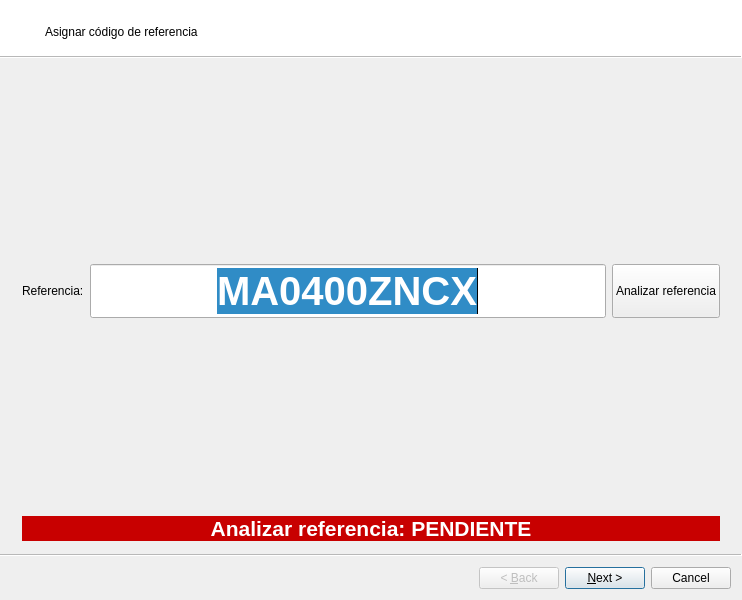
<?xml version="1.0" encoding="UTF-8"?>
<ui version="4.0">
 <class>RegistrarNuevaReferencia</class>
 <widget class="QWizard" name="RegistrarNuevaReferencia">
  <property name="windowModality">
   <enum>Qt::ApplicationModal</enum>
  </property>
  <property name="geometry">
   <rect>
    <x>0</x>
    <y>0</y>
    <width>742</width>
    <height>600</height>
   </rect>
  </property>
  <property name="minimumSize">
   <size>
    <width>500</width>
    <height>600</height>
   </size>
  </property>
  <property name="windowTitle">
   <string>Registrar nuevo modelo de referencia</string>
  </property>
  <property name="wizardStyle">
   <enum>QWizard::ModernStyle</enum>
  </property>
  <widget class="QWizardPage" name="detectarReferencia">
   <property name="subTitle">
    <string>Asignar código de referencia</string>
   </property>
   <layout class="QGridLayout" name="gridLayout_7">
    <item row="3" column="0">
     <spacer name="verticalSpacer">
      <property name="orientation">
       <enum>Qt::Vertical</enum>
      </property>
      <property name="sizeHint" stdset="0">
       <size>
        <width>20</width>
        <height>40</height>
       </size>
      </property>
     </spacer>
    </item>
    <item row="0" column="0">
     <spacer name="verticalSpacer_2">
      <property name="orientation">
       <enum>Qt::Vertical</enum>
      </property>
      <property name="sizeHint" stdset="0">
       <size>
        <width>20</width>
        <height>40</height>
       </size>
      </property>
     </spacer>
    </item>
    <item row="1" column="0">
     <layout class="QGridLayout" name="gridLayout_5">
      <item row="0" column="1">
       <widget class="QLineEdit" name="lineEdit_referenceCode">
        <property name="font">
         <font>
          <pointsize>30</pointsize>
          <weight>75</weight>
          <bold>true</bold>
         </font>
        </property>
        <property name="text">
         <string>MA0400ZNCX</string>
        </property>
        <property name="alignment">
         <set>Qt::AlignCenter</set>
        </property>
       </widget>
      </item>
      <item row="0" column="0">
       <widget class="QLabel" name="label_3">
        <property name="text">
         <string>Referencia:</string>
        </property>
       </widget>
      </item>
      <item row="0" column="2">
       <widget class="QPushButton" name="pushButton_analizarReferencia">
        <property name="sizePolicy">
         <sizepolicy hsizetype="Minimum" vsizetype="Minimum">
          <horstretch>0</horstretch>
          <verstretch>0</verstretch>
         </sizepolicy>
        </property>
        <property name="text">
         <string>Analizar referencia</string>
        </property>
       </widget>
      </item>
     </layout>
    </item>
    <item row="4" column="0">
     <widget class="QLabel" name="label_flag_AnalizarReferencia">
      <property name="font">
       <font>
        <pointsize>16</pointsize>
        <weight>75</weight>
        <bold>true</bold>
       </font>
      </property>
      <property name="styleSheet">
       <string notr="true">background-color: rgb(200, 0, 0);
color: rgb(255, 255, 255);</string>
      </property>
      <property name="text">
       <string>Analizar referencia: PENDIENTE</string>
      </property>
      <property name="alignment">
       <set>Qt::AlignCenter</set>
      </property>
     </widget>
    </item>
   </layout>
  </widget>
  <widget class="QWizardPage" name="capturarImagenes">
   <property name="subTitle">
    <string>Capturar imágenes</string>
   </property>
   <layout class="QGridLayout" name="gridLayout_3">
    <item row="0" column="0">
     <layout class="QGridLayout" name="gridLayout">
      <item row="1" column="1">
       <widget class="QLabel" name="img_puertaSuperior">
        <property name="sizePolicy">
         <sizepolicy hsizetype="Ignored" vsizetype="Ignored">
          <horstretch>0</horstretch>
          <verstretch>0</verstretch>
         </sizepolicy>
        </property>
        <property name="minimumSize">
         <size>
          <width>200</width>
          <height>200</height>
         </size>
        </property>
        <property name="text">
         <string>PuertaSup</string>
        </property>
        <property name="scaledContents">
         <bool>true</bool>
        </property>
        <property name="alignment">
         <set>Qt::AlignCenter</set>
        </property>
       </widget>
      </item>
      <item row="3" column="0">
       <widget class="QLabel" name="img_frontalInferior">
        <property name="sizePolicy">
         <sizepolicy hsizetype="Ignored" vsizetype="Ignored">
          <horstretch>0</horstretch>
          <verstretch>0</verstretch>
         </sizepolicy>
        </property>
        <property name="minimumSize">
         <size>
          <width>200</width>
          <height>200</height>
         </size>
        </property>
        <property name="text">
         <string>FrontalInf</string>
        </property>
        <property name="scaledContents">
         <bool>true</bool>
        </property>
        <property name="alignment">
         <set>Qt::AlignCenter</set>
        </property>
       </widget>
      </item>
      <item row="1" column="0">
       <widget class="QLabel" name="img_frontalSuperior">
        <property name="sizePolicy">
         <sizepolicy hsizetype="Ignored" vsizetype="Ignored">
          <horstretch>0</horstretch>
          <verstretch>0</verstretch>
         </sizepolicy>
        </property>
        <property name="minimumSize">
         <size>
          <width>200</width>
          <height>200</height>
         </size>
        </property>
        <property name="text">
         <string>FrontalSup</string>
        </property>
        <property name="scaledContents">
         <bool>true</bool>
        </property>
        <property name="alignment">
         <set>Qt::AlignCenter</set>
        </property>
       </widget>
      </item>
      <item row="3" column="1">
       <widget class="QLabel" name="img_puertaInferior">
        <property name="sizePolicy">
         <sizepolicy hsizetype="Ignored" vsizetype="Ignored">
          <horstretch>0</horstretch>
          <verstretch>0</verstretch>
         </sizepolicy>
        </property>
        <property name="minimumSize">
         <size>
          <width>200</width>
          <height>200</height>
         </size>
        </property>
        <property name="text">
         <string>FrontalInf</string>
        </property>
        <property name="scaledContents">
         <bool>true</bool>
        </property>
        <property name="alignment">
         <set>Qt::AlignCenter</set>
        </property>
       </widget>
      </item>
      <item row="0" column="0">
       <widget class="QLabel" name="label">
        <property name="sizePolicy">
         <sizepolicy hsizetype="Preferred" vsizetype="Fixed">
          <horstretch>0</horstretch>
          <verstretch>0</verstretch>
         </sizepolicy>
        </property>
        <property name="font">
         <font>
          <weight>75</weight>
          <italic>true</italic>
          <bold>true</bold>
         </font>
        </property>
        <property name="text">
         <string>Frontal Superior</string>
        </property>
        <property name="alignment">
         <set>Qt::AlignCenter</set>
        </property>
       </widget>
      </item>
      <item row="2" column="0">
       <widget class="QLabel" name="label_2">
        <property name="sizePolicy">
         <sizepolicy hsizetype="Preferred" vsizetype="Fixed">
          <horstretch>0</horstretch>
          <verstretch>0</verstretch>
         </sizepolicy>
        </property>
        <property name="font">
         <font>
          <weight>75</weight>
          <italic>true</italic>
          <bold>true</bold>
         </font>
        </property>
        <property name="text">
         <string>Frontal Inferior</string>
        </property>
        <property name="alignment">
         <set>Qt::AlignCenter</set>
        </property>
       </widget>
      </item>
      <item row="0" column="1">
       <widget class="QLabel" name="label_4">
        <property name="sizePolicy">
         <sizepolicy hsizetype="Preferred" vsizetype="Fixed">
          <horstretch>0</horstretch>
          <verstretch>0</verstretch>
         </sizepolicy>
        </property>
        <property name="font">
         <font>
          <weight>75</weight>
          <italic>true</italic>
          <bold>true</bold>
         </font>
        </property>
        <property name="text">
         <string>Puerta Superior</string>
        </property>
        <property name="alignment">
         <set>Qt::AlignCenter</set>
        </property>
       </widget>
      </item>
      <item row="2" column="1">
       <widget class="QLabel" name="label_5">
        <property name="sizePolicy">
         <sizepolicy hsizetype="Preferred" vsizetype="Fixed">
          <horstretch>0</horstretch>
          <verstretch>0</verstretch>
         </sizepolicy>
        </property>
        <property name="font">
         <font>
          <weight>75</weight>
          <italic>true</italic>
          <bold>true</bold>
         </font>
        </property>
        <property name="text">
         <string>Puerta Inferior</string>
        </property>
        <property name="alignment">
         <set>Qt::AlignCenter</set>
        </property>
       </widget>
      </item>
     </layout>
    </item>
    <item row="1" column="0">
     <widget class="QPushButton" name="pushButton_capturarImagenes">
      <property name="text">
       <string>Capturar imágenes</string>
      </property>
     </widget>
    </item>
    <item row="2" column="0">
     <widget class="QLabel" name="label_flag_CapturaImagenes">
      <property name="font">
       <font>
        <pointsize>16</pointsize>
        <weight>75</weight>
        <bold>true</bold>
       </font>
      </property>
      <property name="styleSheet">
       <string notr="true">background-color: rgb(200, 0, 0);
color: rgb(255, 255, 255);</string>
      </property>
      <property name="text">
       <string>Captura de imágenes: PENDIENTE</string>
      </property>
      <property name="alignment">
       <set>Qt::AlignCenter</set>
      </property>
     </widget>
    </item>
   </layout>
  </widget>
  <widget class="QWizardPage" name="analizarImagenes">
   <property name="subTitle">
    <string>Seleccionar Regiones de Interés (ROI)</string>
   </property>
   <layout class="QGridLayout" name="gridLayout_2">
    <item row="2" column="0">
     <layout class="QGridLayout" name="gridLayout_10">
      <item row="0" column="0">
       <widget class="QTableView" name="tableView_resumenROI">
        <property name="sizePolicy">
         <sizepolicy hsizetype="Preferred" vsizetype="Minimum">
          <horstretch>0</horstretch>
          <verstretch>0</verstretch>
         </sizepolicy>
        </property>
        <property name="maximumSize">
         <size>
          <width>500</width>
          <height>16777215</height>
         </size>
        </property>
        <property name="selectionMode">
         <enum>QAbstractItemView::SingleSelection</enum>
        </property>
        <property name="selectionBehavior">
         <enum>QAbstractItemView::SelectRows</enum>
        </property>
       </widget>
      </item>
      <item row="1" column="0">
       <layout class="QHBoxLayout" name="horizontalLayout">
        <item>
         <widget class="QToolButton" name="toolButton_EliminarROI">
          <property name="text">
           <string>Eliminar</string>
          </property>
         </widget>
        </item>
        <item>
         <widget class="QToolButton" name="toolButton_LimpiarROI">
          <property name="text">
           <string>Limpiar</string>
          </property>
         </widget>
        </item>
       </layout>
      </item>
     </layout>
    </item>
    <item row="0" column="0">
     <widget class="QListWidget" name="listWidget_images">
      <property name="sizePolicy">
       <sizepolicy hsizetype="Preferred" vsizetype="Preferred">
        <horstretch>0</horstretch>
        <verstretch>0</verstretch>
       </sizepolicy>
      </property>
      <item>
       <property name="text">
        <string>Frontal Superior</string>
       </property>
      </item>
      <item>
       <property name="text">
        <string>Frontal Inferior</string>
       </property>
      </item>
      <item>
       <property name="text">
        <string>Puerta Superior</string>
       </property>
      </item>
      <item>
       <property name="text">
        <string>Puerta Inferior</string>
       </property>
      </item>
     </widget>
    </item>
    <item row="0" column="1" rowspan="4">
     <widget class="SeleccionarROI" name="widget" native="true">
      <property name="sizePolicy">
       <sizepolicy hsizetype="Ignored" vsizetype="Ignored">
        <horstretch>0</horstretch>
        <verstretch>0</verstretch>
       </sizepolicy>
      </property>
     </widget>
    </item>
   </layout>
  </widget>
  <widget class="QWizardPage" name="resumen">
   <property name="subTitle">
    <string>Resumen de registro de referencia</string>
   </property>
   <layout class="QGridLayout" name="gridLayout_9">
    <item row="2" column="1" rowspan="2" colspan="2">
     <widget class="QGroupBox" name="groupBox_2">
      <property name="title">
       <string>Resumen de ROI</string>
      </property>
      <property name="alignment">
       <set>Qt::AlignCenter</set>
      </property>
      <layout class="QGridLayout" name="gridLayout_8">
       <item row="1" column="0">
        <widget class="QTableView" name="tableView_copy_resumenROI">
         <property name="sizePolicy">
          <sizepolicy hsizetype="Preferred" vsizetype="Preferred">
           <horstretch>0</horstretch>
           <verstretch>0</verstretch>
          </sizepolicy>
         </property>
         <property name="selectionMode">
          <enum>QAbstractItemView::NoSelection</enum>
         </property>
        </widget>
       </item>
       <item row="0" column="0">
        <widget class="QLabel" name="label_11">
         <property name="sizePolicy">
          <sizepolicy hsizetype="Maximum" vsizetype="Maximum">
           <horstretch>0</horstretch>
           <verstretch>0</verstretch>
          </sizepolicy>
         </property>
         <property name="text">
          <string>Las regiones de interés (ROI) seleccionadas para la referencia a registrar se detallan a continuación con su información principal</string>
         </property>
        </widget>
       </item>
      </layout>
     </widget>
    </item>
    <item row="2" column="0" rowspan="2">
     <widget class="QGroupBox" name="groupBox">
      <property name="title">
       <string>Resumen de imágenes</string>
      </property>
      <property name="alignment">
       <set>Qt::AlignCenter</set>
      </property>
      <layout class="QGridLayout" name="gridLayout_4">
       <item row="1" column="0">
        <layout class="QGridLayout" name="gridLayout_6">
         <item row="1" column="0">
          <widget class="QLabel" name="img_frontalInferior_2">
           <property name="sizePolicy">
            <sizepolicy hsizetype="Ignored" vsizetype="Ignored">
             <horstretch>0</horstretch>
             <verstretch>0</verstretch>
            </sizepolicy>
           </property>
           <property name="minimumSize">
            <size>
             <width>100</width>
             <height>100</height>
            </size>
           </property>
           <property name="text">
            <string>FrontalInf</string>
           </property>
           <property name="scaledContents">
            <bool>true</bool>
           </property>
           <property name="alignment">
            <set>Qt::AlignCenter</set>
           </property>
          </widget>
         </item>
         <item row="0" column="1">
          <widget class="QLabel" name="img_puertaSuperior_2">
           <property name="sizePolicy">
            <sizepolicy hsizetype="Ignored" vsizetype="Ignored">
             <horstretch>0</horstretch>
             <verstretch>0</verstretch>
            </sizepolicy>
           </property>
           <property name="minimumSize">
            <size>
             <width>100</width>
             <height>100</height>
            </size>
           </property>
           <property name="text">
            <string>PuertaSup</string>
           </property>
           <property name="scaledContents">
            <bool>true</bool>
           </property>
           <property name="alignment">
            <set>Qt::AlignCenter</set>
           </property>
          </widget>
         </item>
         <item row="0" column="0">
          <widget class="QLabel" name="img_frontalSuperior_2">
           <property name="sizePolicy">
            <sizepolicy hsizetype="Ignored" vsizetype="Ignored">
             <horstretch>0</horstretch>
             <verstretch>0</verstretch>
            </sizepolicy>
           </property>
           <property name="minimumSize">
            <size>
             <width>100</width>
             <height>100</height>
            </size>
           </property>
           <property name="text">
            <string>FrontalSup</string>
           </property>
           <property name="scaledContents">
            <bool>true</bool>
           </property>
           <property name="alignment">
            <set>Qt::AlignCenter</set>
           </property>
          </widget>
         </item>
         <item row="1" column="1">
          <widget class="QLabel" name="img_puertaInferior_2">
           <property name="sizePolicy">
            <sizepolicy hsizetype="Ignored" vsizetype="Ignored">
             <horstretch>0</horstretch>
             <verstretch>0</verstretch>
            </sizepolicy>
           </property>
           <property name="minimumSize">
            <size>
             <width>100</width>
             <height>100</height>
            </size>
           </property>
           <property name="text">
            <string>FrontalInf</string>
           </property>
           <property name="scaledContents">
            <bool>true</bool>
           </property>
           <property name="alignment">
            <set>Qt::AlignCenter</set>
           </property>
          </widget>
         </item>
        </layout>
       </item>
       <item row="0" column="0">
        <widget class="QLabel" name="label_10">
         <property name="sizePolicy">
          <sizepolicy hsizetype="Maximum" vsizetype="Maximum">
           <horstretch>0</horstretch>
           <verstretch>0</verstretch>
          </sizepolicy>
         </property>
         <property name="text">
          <string>Las imágenes a color adquiridas para procesar la referencia son las mostradas a continuación:</string>
         </property>
        </widget>
       </item>
      </layout>
     </widget>
    </item>
    <item row="5" column="1" colspan="2">
     <widget class="QPushButton" name="pushButton_registrarReferenciaLocal">
      <property name="text">
       <string>Guardar local</string>
      </property>
     </widget>
    </item>
    <item row="1" column="1">
     <widget class="QLabel" name="label_6">
      <property name="sizePolicy">
       <sizepolicy hsizetype="Maximum" vsizetype="Preferred">
        <horstretch>0</horstretch>
        <verstretch>0</verstretch>
       </sizepolicy>
      </property>
      <property name="font">
       <font>
        <pointsize>18</pointsize>
       </font>
      </property>
      <property name="text">
       <string>Referencia:</string>
      </property>
      <property name="alignment">
       <set>Qt::AlignRight|Qt::AlignTrailing|Qt::AlignVCenter</set>
      </property>
     </widget>
    </item>
    <item row="1" column="2">
     <widget class="QLabel" name="label_referenceToSave">
      <property name="font">
       <font>
        <pointsize>25</pointsize>
        <weight>75</weight>
        <bold>true</bold>
       </font>
      </property>
      <property name="text">
       <string>MA0400ZNCX</string>
      </property>
      <property name="alignment">
       <set>Qt::AlignLeading|Qt::AlignLeft|Qt::AlignVCenter</set>
      </property>
     </widget>
    </item>
    <item row="8" column="0" colspan="3">
     <widget class="QProgressBar" name="progressBar">
      <property name="font">
       <font>
        <pointsize>12</pointsize>
        <weight>75</weight>
        <bold>true</bold>
       </font>
      </property>
      <property name="value">
       <number>0</number>
      </property>
      <property name="alignment">
       <set>Qt::AlignCenter</set>
      </property>
     </widget>
    </item>
    <item row="9" column="0" colspan="3">
     <widget class="QLabel" name="label_loadingInfo">
      <property name="text">
       <string>Detalles de guardado</string>
      </property>
      <property name="alignment">
       <set>Qt::AlignCenter</set>
      </property>
     </widget>
    </item>
    <item row="6" column="1" colspan="2">
     <widget class="QPushButton" name="pushButton_registrarReferenciaEnFIS">
      <property name="text">
       <string>Enviar a FIS</string>
      </property>
     </widget>
    </item>
   </layout>
  </widget>
 </widget>
 <customwidgets>
  <customwidget>
   <class>SeleccionarROI</class>
   <extends>QWidget</extends>
   <header>ui_seleccionarroi.h</header>
   <container>1</container>
  </customwidget>
 </customwidgets>
 <resources/>
 <connections/>
</ui>
